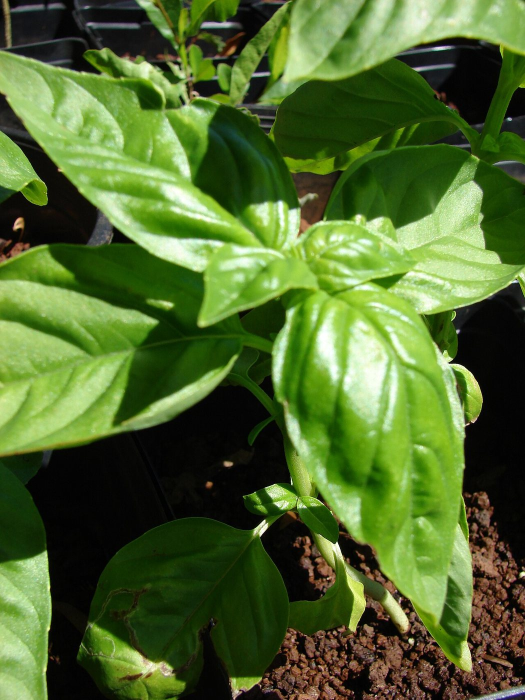
#> input picture backend/app/content/example_photos/example-basil-1.jpg, 1050 x 1400 px (shown at 1/2 size)
$ python -i decision.py   (imports and definitions only)
#> lines starting #> are read from the running program, lines starting #| are printed output that depends on the picture
"""Turns raw model output into an honest, validated AnalysisResult.

Pure functions only (no torch), so every branch is unit-tested.

Order of checks:
  1. Plant species not covered by the classifier  -> unsupported_species (model not run)
  2. No validated model loaded                    -> model_unavailable
  3. Photo too dark                               -> inconclusive
  4. Very few plant-coloured pixels               -> unsupported_image
     (otherwise too bright or blurry              -> inconclusive)
  5. Image looks unlike the training data (energy above the validation-derived
     threshold)                                   -> unsupported_image
  6. Most probability mass on another crop        -> inconclusive
  7. Best match for the stated crop below the validation-derived
     confidence threshold                         -> inconclusive (closest matches listed)
  8. Otherwise                                    -> possible_issue / no_known_issue
"""

from __future__ import annotations

import math
from collections.abc import Sequence
from dataclasses import dataclass

import numpy as np
from PIL import Image

from .labels import LABELS, SUPPORTED_SPECIES
from .schemas import AnalysisResult, Hypothesis, ImageQuality, ModelInfo

# Heuristic photo-quality limits, chosen by inspecting sample photos. They catch
# obviously unusable images only and are documented as heuristics.
DARK_LIMIT = 0.12
BRIGHT_LIMIT = 0.92
BLUR_LIMIT = 40.0
# Minimum share of plant-coloured pixels. Set just below the 0.5th percentile of validation photos
# (lab and real-world, 0.114); rejects e.g. the app icon (0.08). Model-independent, because
# fine-tuning on varied real photos made the energy check less strict. Heuristic: orange, brown
# or skin-coloured objects can still pass.
PLANT_FRACTION_MIN = 0.10
ALTERNATIVE_MIN = 0.10

BASE_LIMITATIONS = [
    "The model learned from lab-style photos of single leaves (PlantVillage). Photos taken in a "
    "garden or at home are harder for it, and it is less reliable on them.",
    "It only knows a few conditions of tomato, potato and bell pepper leaves. Anything else, such as "
    "nutrient problems, pests other than spider mites, sunscald or watering stress, cannot be detected.",
    "A photo alone cannot confirm a cause. For a serious or spreading problem, contact a local "
    "extension service or plant clinic.",
]


@dataclass(frozen=True)
class ModelThresholds:
    temperature: float
    confidence_min: float
    energy_max: float
    crop_mass_min: float


# [23 lines that did not run here, left out]


def plant_pixel_fraction(img: Image.Image) -> float:
    """Fraction of pixels whose hue lies between orange-brown and green with some saturation."""
    small = img.convert("RGB")
    small.thumbnail((256, 256))
    hsv = np.asarray(small.convert("HSV"), dtype=np.float32) / 255.0
    hue, sat, val = hsv[..., 0] * 360.0, hsv[..., 1], hsv[..., 2]
    mask = (hue >= 18) & (hue <= 170) & (sat >= 0.18) & (val >= 0.12)
    return float(mask.mean())


def softmax(x: Sequence[float], temperature: float = 1.0) -> list[float]:
    m = max(v / temperature for v in x)
    exps = [math.exp(v / temperature - m) for v in x]
    s = sum(exps)
    return [e / s for e in exps]


def energy(logits: Sequence[float]) -> float:
    m = max(logits)
    return -(m + math.log(sum(math.exp(v - m) for v in logits)))


# [13 lines that did not run here, left out]


# [14 lines that did not run here, left out]


# [11 lines that did not run here, left out]


# [144 lines that did not run here, left out]

>>> import cv2
>>> picture = cv2.imread('../content/example_photos/example-basil-1.jpg', cv2.IMREAD_GRAYSCALE)
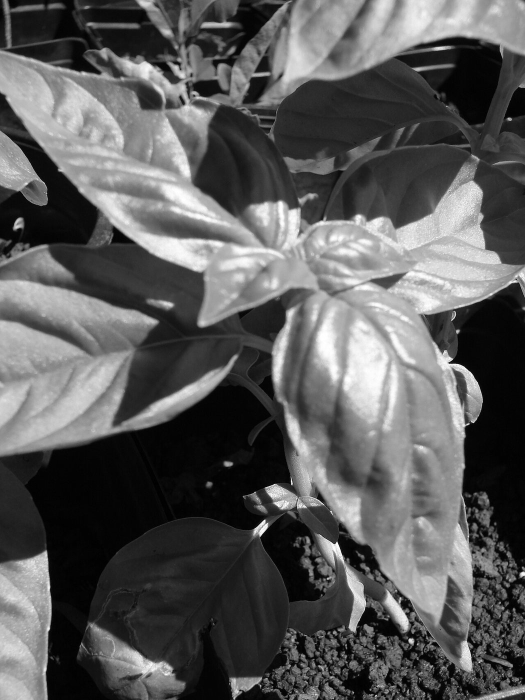
#> picture: shape (1400, 1050) (shown at 1/2 size); min 0, max 255, mean 90.6
#> (the run stopped early here; a loop or call above may not have finished)

$ run again, on backend/app/content/example_photos/example-basil-2.jpg
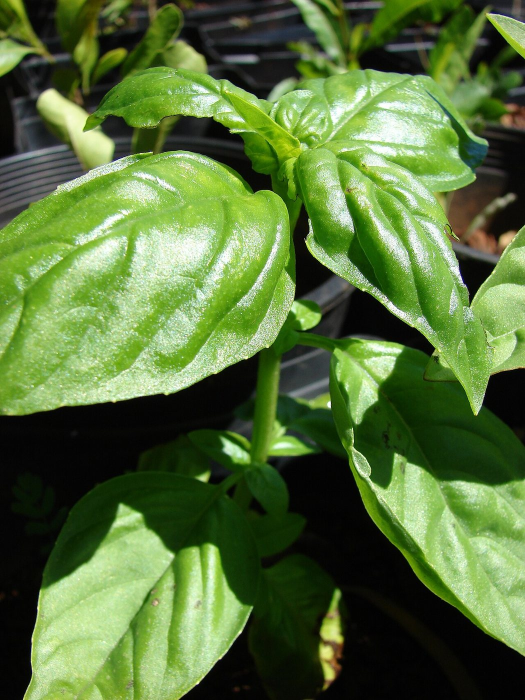
#> input picture backend/app/content/example_photos/example-basil-2.jpg, 1050 x 1400 px (shown at 1/2 size)
#> `picture = cv2.imread('../content/example_photos/example-basil-1.jpg', ..`:
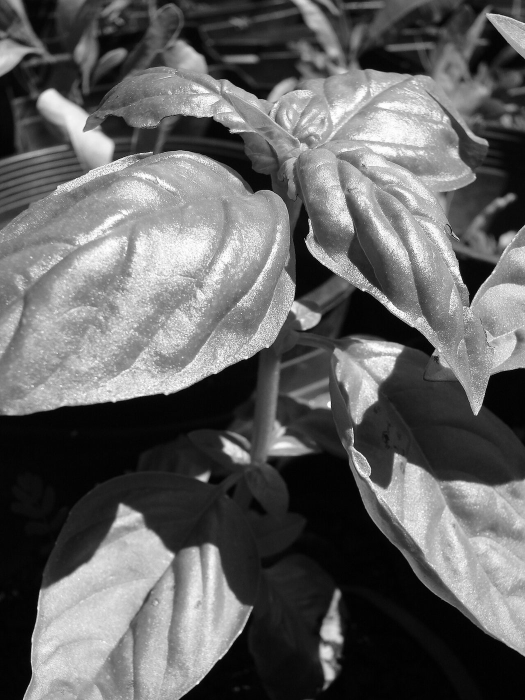
#> picture: shape (1400, 1050) (shown at 1/2 size); min 0, max 255, mean 99.1

$ run again, on backend/app/content/example_photos/example-monstera-1.jpg
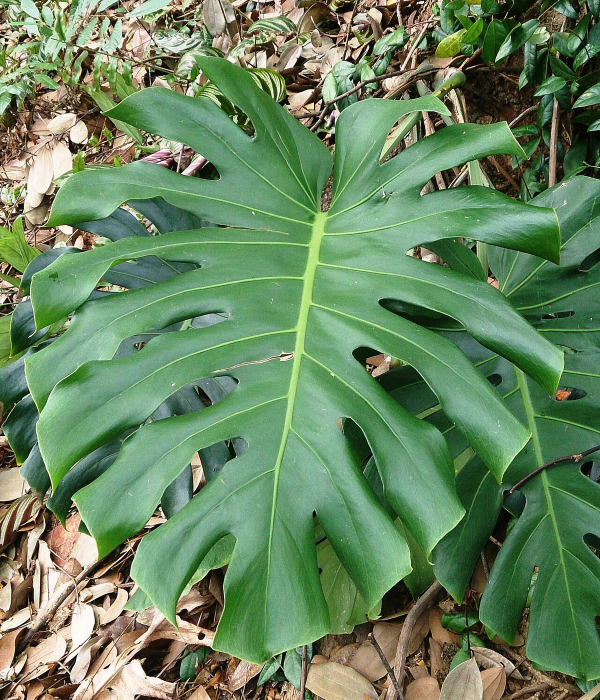
#> input picture backend/app/content/example_photos/example-monstera-1.jpg, 1200 x 1400 px (shown at 1/2 size)
#> `picture = cv2.imread('../content/example_photos/example-basil-1.jpg', ..`:
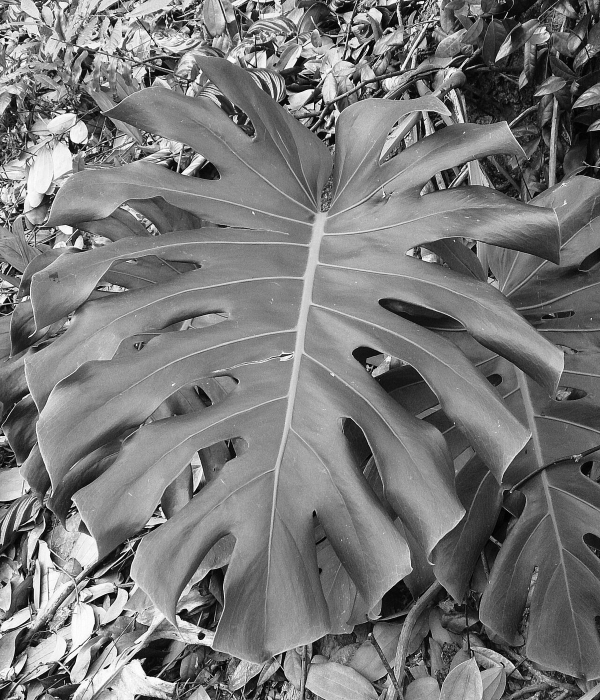
#> picture: shape (1400, 1200) (shown at 1/2 size); min 0, max 255, mean 120.4

$ run again, on backend/app/content/example_photos/example-monstera-2.jpg
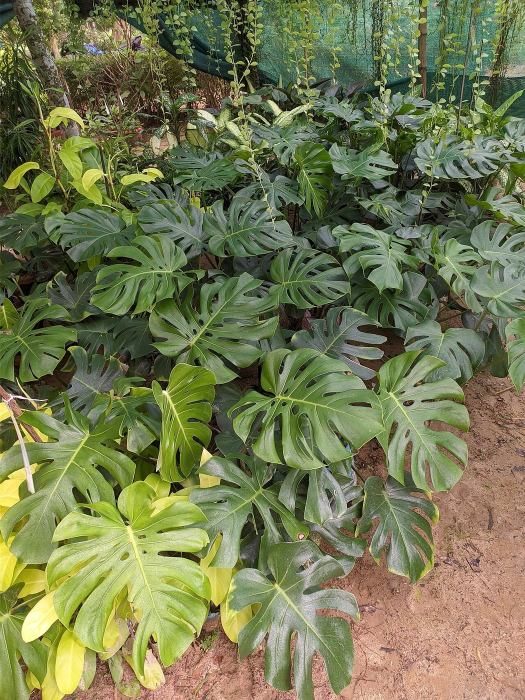
#> input picture backend/app/content/example_photos/example-monstera-2.jpg, 1050 x 1400 px (shown at 1/2 size)
#> `picture = cv2.imread('../content/example_photos/example-basil-1.jpg', ..`:
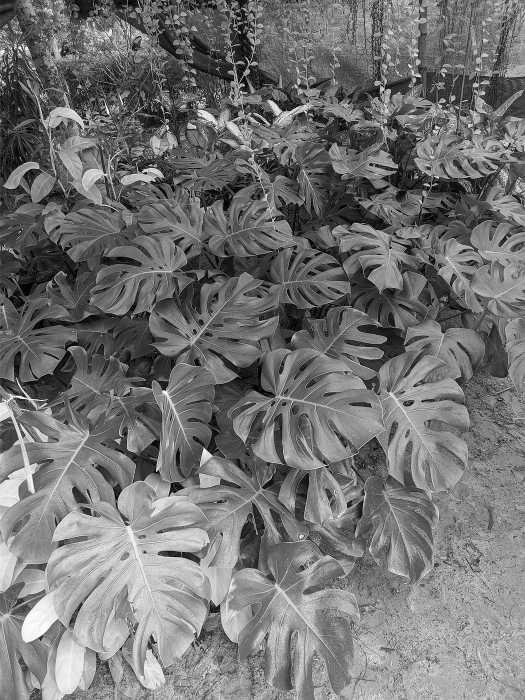
#> picture: shape (1400, 1050) (shown at 1/2 size); min 0, max 255, mean 115.4
